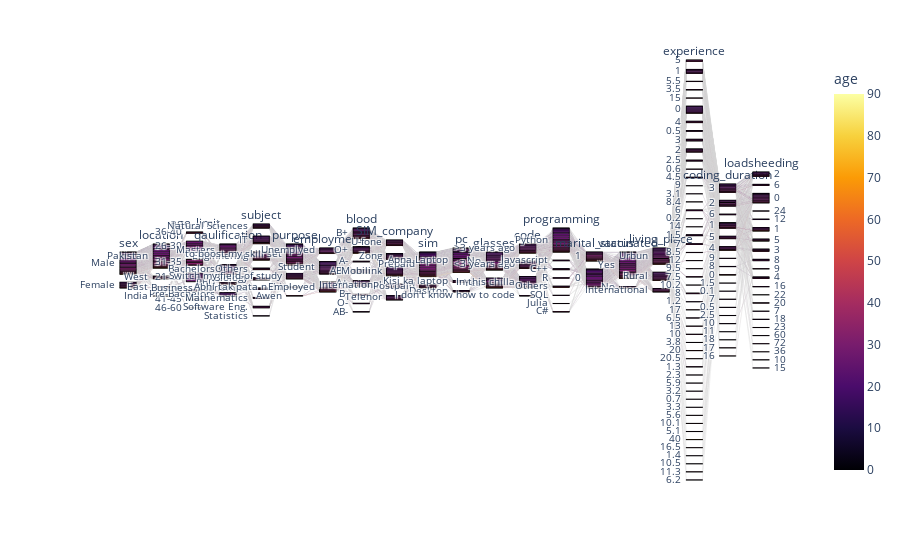

Write notebook code for a chart like this one.
### Code cell
fig = px.parallel_categories(df, color="age", color_continuous_scale=px.colors.sequential.Inferno)
fig.show()

### Figure 1 — Plotly figure (JSON) as saved in the notebook; plotly's stock layout.template omitted (floating-point values rounded to 4 significant figures; data arrays with more than 128 entries replaced by an {"elided": "..."} marker saying what was removed)
{"data": [{"dimensions": [{"label": "sex", "values": {"elided": "375 str values"}}, {"label": "location", "values": {"elided": "375 str values"}}, {"label": "age_limit", "values": {"elided": "375 str values"}}, {"label": "qaulification", "values": {"elided": "375 str values"}}, {"label": "subject", "values": {"elided": "375 str values"}}, {"label": "purpose", "values": {"elided": "375 str values"}}, {"label": "employment", "values": {"elided": "375 str values"}}, {"label": "blood", "values": {"elided": "375 str values"}}, {"label": "SIM_company", "values": {"elided": "375 str values"}}, {"label": "sim", "values": {"elided": "375 str values"}}, {"label": "pc", "values": {"elided": "375 str values"}}, {"label": "glasses", "values": {"elided": "375 str values"}}, {"label": "code", "values": {"elided": "375 str values"}}, {"label": "programming", "values": {"elided": "375 str values"}}, {"label": "marital_status", "values": {"elided": "375 int values"}}, {"label": "vaccinated", "values": {"elided": "375 str values"}}, {"label": "living_place", "values": {"elided": "375 str values"}}, {"label": "experience", "values": {"elided": "375 float values"}}, {"label": "coding_duration", "values": {"elided": "375 float values"}}, {"label": "loadsheeding", "values": {"elided": "375 int values"}}], "domain": {"x": [0, 1], "y": [0, 1]}, "line": {"color": {"elided": "375 float values"}, "coloraxis": "coloraxis"}, "name": "", "type": "parcats"}], "layout": {"coloraxis": {"colorbar": {"title": {"text": "age"}}, "colorscale": [[0, "#000004"], [0.1111, "#1b0c41"], [0.2222, "#4a0c6b"], [0.3333, "#781c6d"], [0.4444, "#a52c60"], [0.5556, "#cf4446"], [0.6667, "#ed6925"], [0.7778, "#fb9b06"], [0.8889, "#f7d13d"], [1, "#fcffa4"]]}, "legend": {"tracegroupgap": 0}, "margin": {"t": 60}}}
